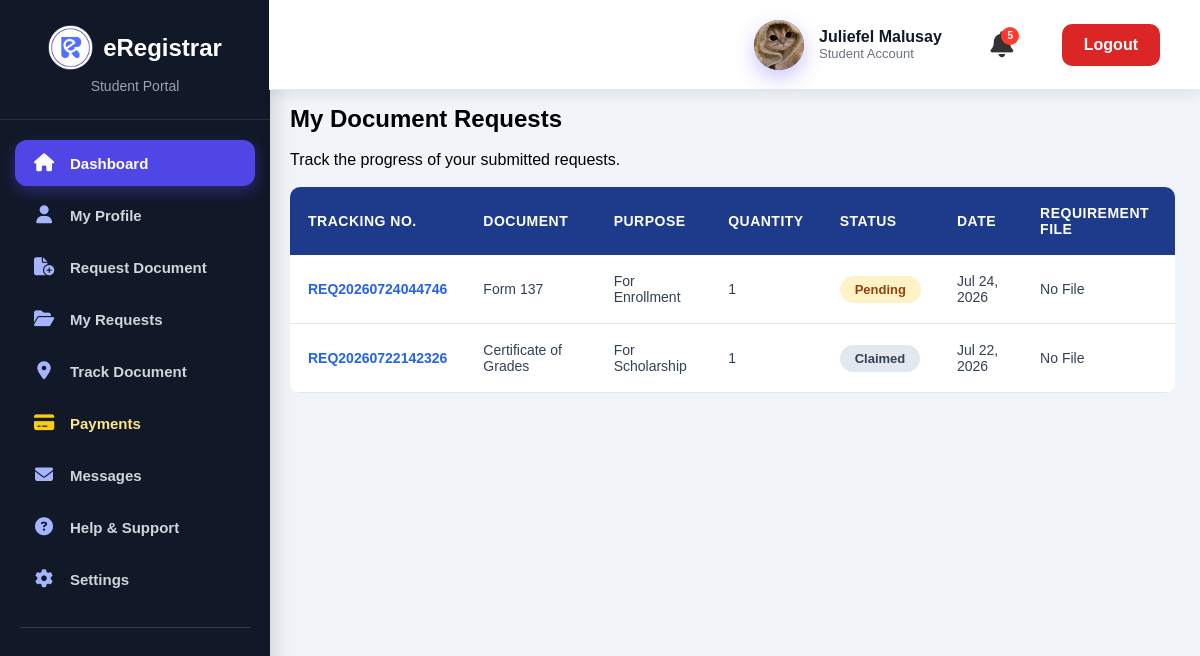
Page /student/history.php (signed in) on the committed database.
### tables this page shows
CREATE TABLE `requests` (
  `request_id` int(11) NOT NULL,
  `tracking_no` varchar(50) NOT NULL,
  `user_id` int(11) NOT NULL,
  `document_id` int(11) NOT NULL,
  `purpose` text NOT NULL,
  `quantity` int(11) DEFAULT 1,
  `remarks` text DEFAULT NULL,
  `uploaded_file` varchar(255) DEFAULT NULL,
  `status` varchar(50) DEFAULT 'Pending',
  `request_date` timestamp NOT NULL DEFAULT current_timestamp(),
  `claim_date` date DEFAULT NULL,
  `payment_method` enum('E-Payment','On the Counter') NOT NULL DEFAULT 'On the Counter',
  `payment_status` enum('Pending','Paid','Rejected') NOT NULL DEFAULT 'Pending',
  `fullname` varchar(100) DEFAULT NULL,
  `student_no` varchar(50) DEFAULT NULL,
  `course` varchar(100) DEFAULT NULL,
  `year_level` varchar(50) DEFAULT NULL,
  `email` varchar(100) DEFAULT NULL
);

CREATE TABLE `documents` (
  `document_id` int(11) NOT NULL,
  `document_name` varchar(100) NOT NULL,
  `description` text DEFAULT NULL,
  `fee` decimal(10,2) DEFAULT 0.00,
  `processing_days` int(11) DEFAULT 0,
  `requirements` text DEFAULT NULL,
  `status` enum('Available','Unavailable') DEFAULT 'Available',
  `created_at` timestamp NOT NULL DEFAULT current_timestamp()
);

### student/history.php (the view, shortened to what this page needs)
<?php
require_once __DIR__ . "/../includes/db.php";
$sql = "
SELECT
r.request_id,
r.tracking_no,
u.fullname,
d.document_name,
r.purpose,
r.quantity,
r.status,
r.request_date,
r.uploaded_file
FROM requests r
JOIN users u
ON r.user_id = u.user_id
JOIN documents d
ON r.document_id = d.document_id
ORDER BY r.request_date DESC
";
$result = mysqli_query($conn,$sql);
?>
<!DOCTYPE html>
<html lang="en">
<head>
<link rel="stylesheet" href="../assets/css/student.css">
</head>
<body>
<?php include("sidebar.php"); ?>
<?php include("header.php"); ?>
<div class="student-main">
<div class="history-card">
<h2>
My Document Requests
</h2>
<br>
<p>
Track the progress of your submitted requests.
</p>
<br>
<table class="request-table">
<thead>
<tr>
<th>
Tracking No.
</th>
<th>
Document
</th>
<th>
Purpose
</th>
<th>
Quantity
</th>
<th>
Status
</th>
<th>
Date
</th>
<th>
Requirement File
</th>
</tr>
</thead>
<tbody>
<?php while($row=mysqli_fetch_assoc($result)){ ?>
<tr>
<td>
<?php echo $row['tracking_no']; ?>
</td>
<td>
<?php echo $row['document_name']; ?>
</td>
<td>
<?php echo $row['purpose']; ?>
</td>
<td>
<?php echo $row['quantity']; ?>
</td>
<td>
<span class="status <?php echo strtolower(str_replace(' ','-',$row['status'])); ?>">
<?php echo $row['status']; ?>
</span>
</td>
<td>
<?php echo date("M d, Y",strtotime($row['request_date'])); ?>
</td>
<td>
<?php
if(!empty($row['uploaded_file'])){
$file = "../assets/uploads/" . $row['uploaded_file'];
?>
<a class="btn approve"
href="<?php echo $file; ?>"
target="_blank">
View Requirement
</a>
<?php
}else{
?>
<span class="no-action">
No File
</span>
<?php } ?>
</td>
</tr>
<?php } ?>
</tbody>
</table>
</div>
</div>
</body>
</html>

### assets/css/student.css (style rules this page uses)
* { box-sizing:border-box; }
body { margin:0; font-family:"Segoe UI",Arial,sans-serif; background:#f8fafc; }
.student-main { margin-left:260px; padding:35px; }
.student-main, .student-content { margin-left:265px; margin-top:80px; padding:25px; min-height:100vh; background:#f1f5f9; }
.request-table { width:100%; border-collapse:collapse; }
.request-table th { background:#1e3a8a; color:white; padding:18px; font-size:14px; text-transform:uppercase; letter-spacing:.5px; }
.request-table td { padding:18px; color:#334155; border-bottom:1px solid #e2e8f0; font-size:14px; }
.request-table tr { transition:.3s; }
.request-table td:first-child { font-weight:700; color:#2563eb; }
.status { display:inline-block; padding:8px 16px; border-radius:50px; font-size:13px; font-weight:700; }
.pending { background:#fef3c7; color:#92400e; }
.claimed { background:#e2e8f0; color:#334155; }
* { margin:0; padding:0; box-sizing:border-box; font-family:Arial, sans-serif; }
body { background:#f5f7fb; }
table { width:100%; background:white; border-collapse:collapse; border-radius:10px; overflow:hidden; }
table th { background:#4f46e5; color:white; padding:15px; text-align:left; }
table td { padding:15px; border-bottom:1px solid #eee; color:#555; }
.status { padding:6px 15px; border-radius:20px; font-size:13px; font-weight:bold; }
.status.pending { background:#fef3c7; color:#92400e; }

### rows in the picture
requests: tracking_no "REQ20260724044746", document.document_name "Form 137", purpose "For Enrollment", quantity "1", status "Pending", request_date "Jul 24, 2026", shows "No File"
requests: tracking_no "REQ20260722142326", document.document_name "Certificate of Grades", purpose "For Scholarship", quantity "1", status "Claimed", request_date "Jul 22, 2026", shows "No File"

### other values in the picture
$_SESSION['fullname'] "Juliefel Malusay"
$notification_count "5"
